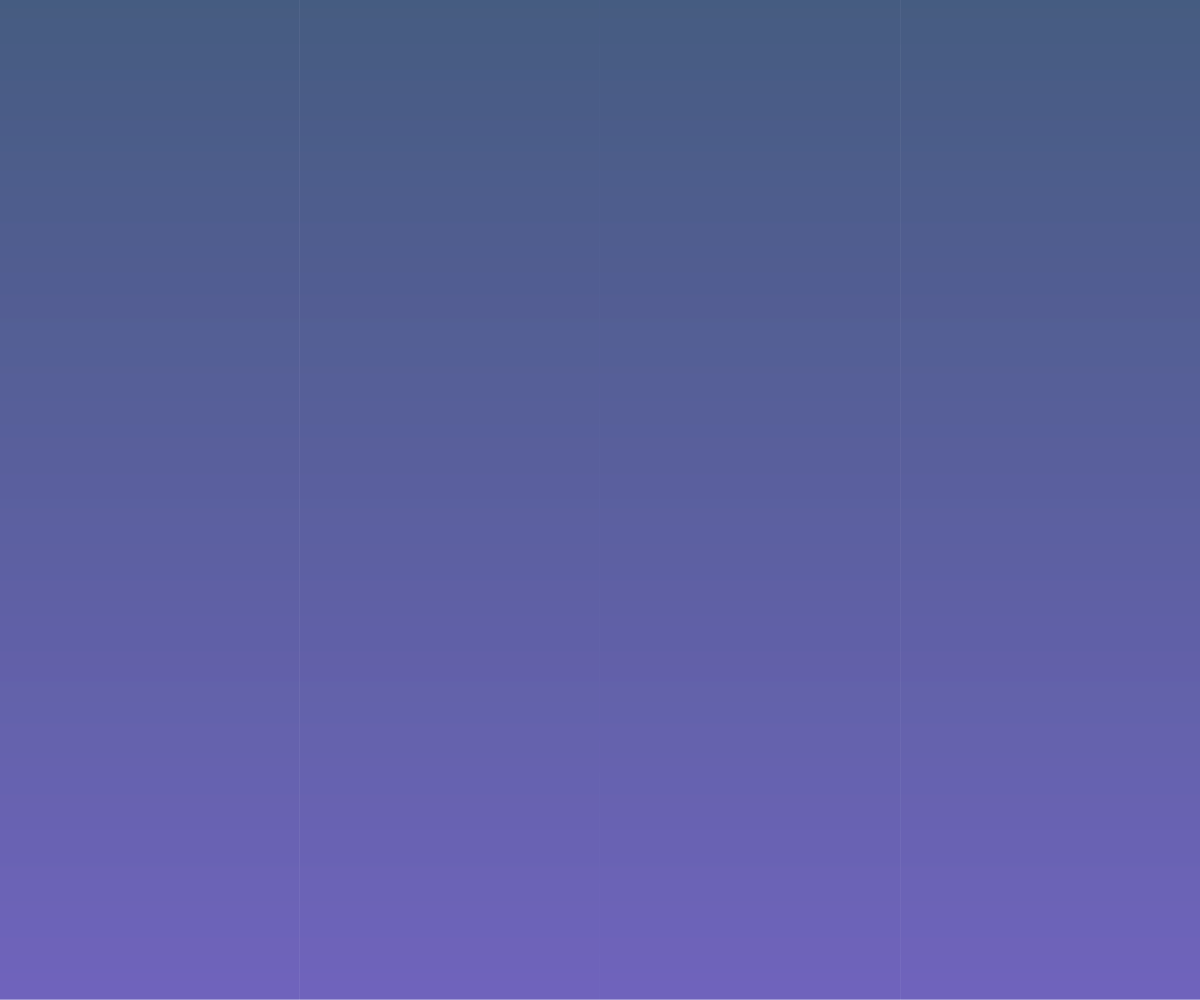
Frame 1 (no input)
Frame 60 (no input): identical to frame 1, image omitted
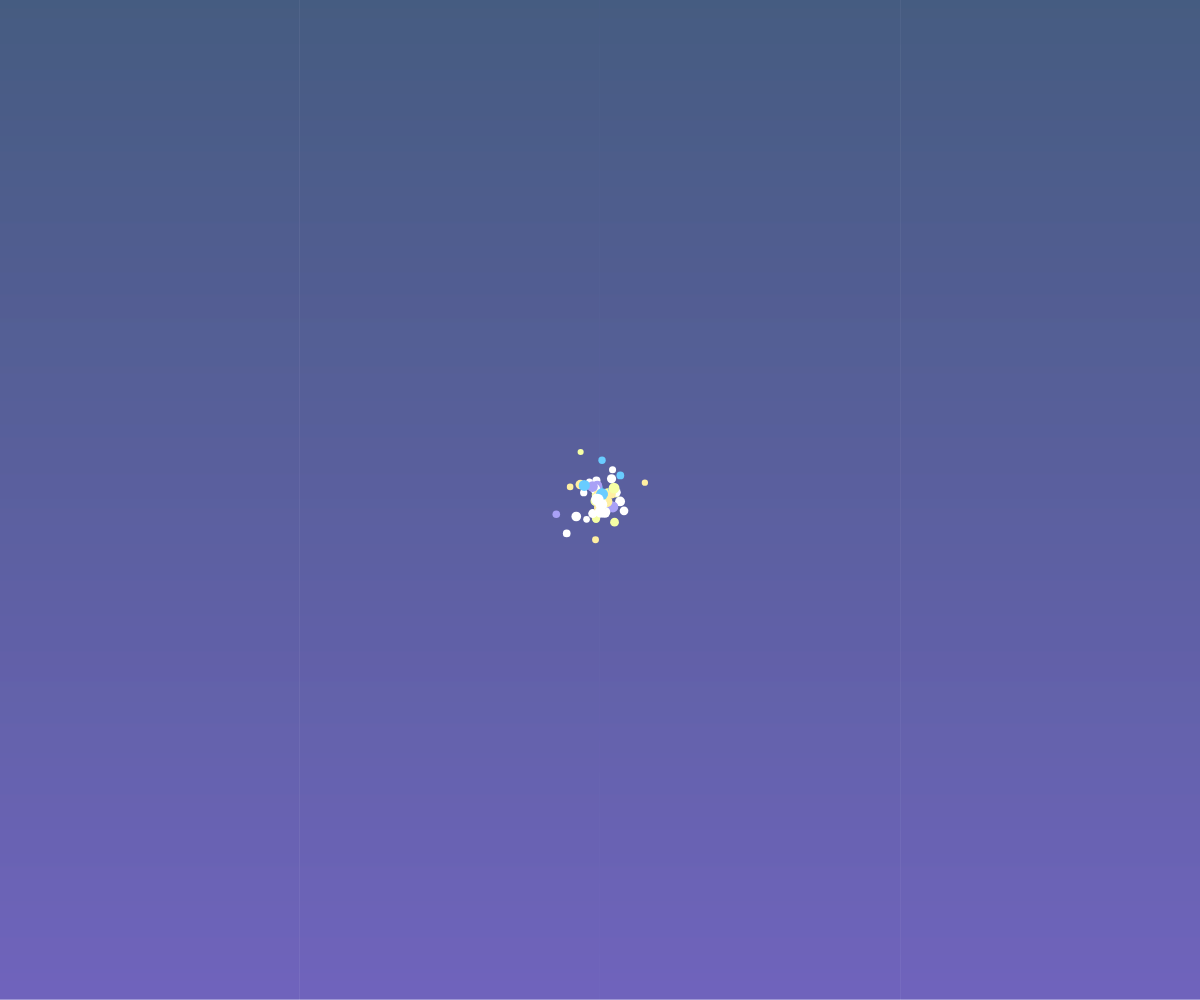
Frame 120 (the mouse pressed at the canvas centre since frame 60)

The p5.js sketch that drew these frames (run headless with seeded random() and noise() and a simulated clock; from frame 60 on, the mouse is pressed at the canvas centre):

// p5.js sketch
// ── sketch.js
//creates a trail of temporary stars when mouse is dragged across screen! 

let walker = [];

let lifespan = 120;
//max no. walkers can move
let maxWalkers = 5

let palette = ['#D68BFFBFS',//light skyblue
              '#FFEFA2',//bright
              '#69CCFF',//blue
              '#A9A1F6',// p
              '#F6FFA5',//yellow
              '#FFFFFF']; //white

let c1,c2;

function setup() {
  //current window size as canvas
  createCanvas(windowWidth, windowHeight);
  
}

function draw() {
  createCanvas(windowWidth, windowHeight);
  noStroke();
  c1 = color('#092658'); //darkpurple
  c2 = color('#4131A7'); //sunset
  
  for(let y=0; y<height; y++){
    n = map(y,0,height,0,1);
    let newc = lerpColor(c1,c2,n);
    stroke(newc);
    line(0,y,width, y);
}
  if (mouseIsPressed){
    
    let randomColor = palette[int(random(palette.length))];
    
    let r = {
      x: mouseX,
      y: mouseY,
      age: 0,
      color : randomColor
    }
    
    walker.push(r);
  }
   for (let i = 0; i < walker.length; i++) {
     
    //spread fx
    walker[i].x += random(-maxWalkers, maxWalkers);
    walker[i].y += random(-maxWalkers, maxWalkers);
     
     //listed colors
     fill(walker[i].color);
     //size of star
     let area = map(walker[i].age, 0, lifespan, 12, 0);
     //shape of star
     noStroke();
     ellipse(walker[i].x, walker[i].y, area, area);
     
     walker[i].age++;
      if (walker[i].age > lifespan) {
      
      walker.splice(i, 1);
    }
  }
     
}
function windowResized (){
  resizeCanvas(windowWidth,windowHeight);
}
